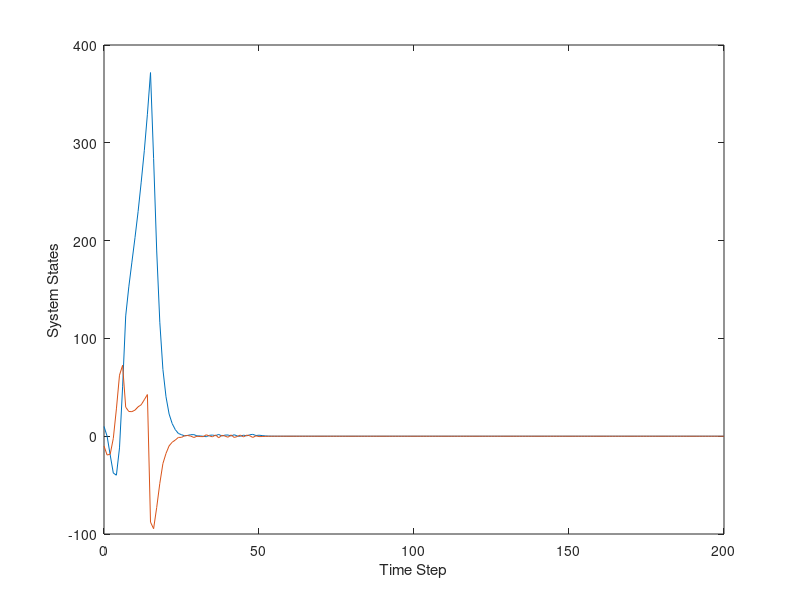
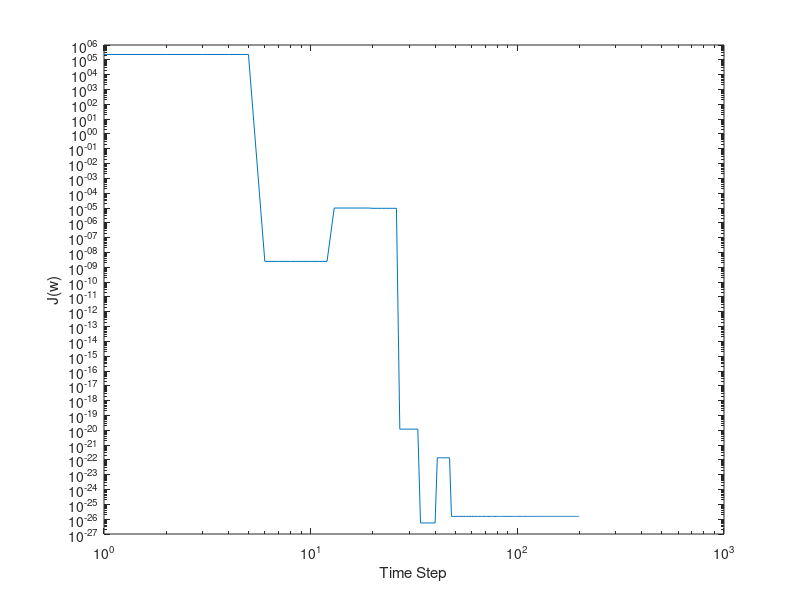

Here is the MATLAB script that generated these plots, in order:
close all
clc
clear
% Initial Structures
T=200; % number of time steps
dt=1e-2; % time step size
time=T*dt; %elapsed time
t_vector=0:dt:time;
m=1; % number of agents
n=2; % number of states
n_bar=1; % number of control commands
xx=n*(n+1)/2; %combination of states with replacement
uu=n_bar*(n_bar+1)/2;  % n_bar*(n_bar+1)/2 is combinations of control commands with replacement
tau=(n+n_bar)*(n+n_bar+1)/2; % number of weights
w=zeros(tau,T,m); % weights , Note: weights that correspnd to x*x elements in phi(x) go with S_xx and so on
x=zeros(n,T,m); %states
psi=zeros(tau,T+1,m); % combined weights
mu=.0000001*ones(1,T); % optimization algorithm step-size
epsilon=.01; % convergance tolerance  .0000000001;
h_coef=zeros(n_bar,n,m); % control policy coefficient

% Initial Conditions
x(:,1,:)=[10 -10 ]';
k=ones(m,1);
zbar(1:tau,1:21)=0;
d_target(1:21,1)=0;
H=[1 0 0;0 1 0;1 0 1];
Hyy=H(3,3);Hyx=H(3,1:2);
h_coef(:,:,1)=-inv(Hyy)*Hyx;
L=-inv(Hyy)*Hyx;


R=1;P=eye(2,2);G=[P [0 ; 0];[0 0] R];

for t=1:T
    
    for i =1:m
        
        if t<50
            a1=0;
            a2=0.97;
        else
            a1=0;
            a2=0;
        end
        
        
        x_prev=x(:,t,i);
        
        
        u_prev=h_coef(:,:,i)*x(:,t,i) + a2*(0.5*sin(2.0*t)^2*cos(10.1*t)+0.9*sin(1.102*t)^2*cos(4.001*t)+0.3*sin(1.99*t)^2*cos(7*t)+0.3*sin(10.0*t)^3+0.7*sin(3.0*t)^2*cos(4.0*t)+0.3*sin(3.00*t)*1*cos(1.2*t)^2+0.400*sin(1.12*t)^2+0.5*cos(2.4*t)*sin(8*t)^2+0.3*sin(1.000*t)^1*cos(0.799999*t)^2+0.3*sin(4*t)^3+0.4*cos(2*t)*1*sin(5*t)^4+0.3*sin(10.00*t)^3);
        
        
        A=[1 1;0.16 1]; % Unstable
        B=[0;1];
        
        
        % Discrete Simulation
        x(:,t+1,i)=A*x_prev+B*u_prev;
        
        %                 % Continous Simulation
        %         dx=A*x_prev+B*u_prev;
        %         x(:,t+1,i)=x(:,t,i)+dx*dt;
        
        x_now=x(:,t+1,i); % updated states
        
        u_now=h_coef(:,:,i)*x_now;
        
        
        if t==1
            d0= [x_prev; u_prev]'*G*[x_prev; u_prev]+[x_now; u_now]'*H(:,:,i)*[x_now; u_now];   %d_target(8,1);   r(x_prev,u_prev)
            Jnew(i)=(d0-[x_prev; u_prev]'*H(:,:,i)*[x_prev; u_prev])^2;
        end
        
        if t<50
            
            d_target(1,1)=d_target(2,1);
            d_target(2,1)=d_target(3,1);
            d_target(3,1)=d_target(4,1);
            d_target(4,1)=d_target(5,1);
            d_target(5,1)=d_target(6,1);
            d_target(6,1)=d_target(7,1);
            d_target(7,1)= [x_prev; u_prev]'*G*[x_prev; u_prev]+[x_now; u_now]'*H*[x_now; u_now];   %d_target(8,1);   r(x_prev,u_prev)
            
            
            zbar(:,1)=zbar(:,2);
            zbar(:,2)=zbar(:,3);
            zbar(:,3)=zbar(:,4);
            zbar(:,4)=zbar(:,5);
            zbar(:,5)=zbar(:,6);
            zbar(:,6)=zbar(:,7);
            zbar(:,7)=[x_prev(1)^2;x_prev(1)*x_prev(2);x_prev(1)*u_prev;x_prev(2)^2;x_prev(2)*u_prev;u_prev^2];%phi(x_prev,u_prev)  %  zbar(:,8);
            
            
            if mod(t,7)==0
                zbar2=zbar*zbar';
                q=zbar*d_target;
                w(:,t+1,i)=inv(zbar2)*q;
                
                H=[w(1,t+1,i) w(2,t+1,i)/2 w(3,t+1,i)/2; w(2,t+1,i)/2 w(4,t+1,i) w(5,t+1,i)/2;w(3,t+1,i)/2 w(5,t+1,i)/2 w(6,t+1,i)];
                Hyy=H(3,3);Hyx=H(3,1:2);
                h_coef(:,:,i)=-inv(Hyy)*Hyx;
                Jnew(i)=(d_target(7,1,i)-[x_prev; u_prev]'*H(:,:)*[x_prev; u_prev])^2;
                k(i)=k(i)+1;
                
                
            end
            
        end
        J(t,i)=Jnew(i);
    end
end

plot((1:T+1)-1,x(:,1:T+1,1))
xlabel('Time Step')
ylabel('System States')

figure
loglog((1:T)-1,(J(1:T,1)))
xlabel('Time Step')
ylabel('J(w)')



